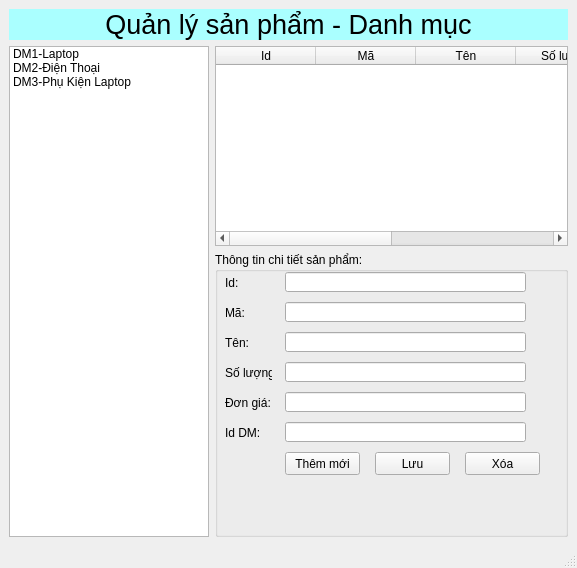
<?xml version="1.0" encoding="UTF-8"?>
<ui version="4.0">
 <class>MainWindow</class>
 <widget class="QMainWindow" name="MainWindow">
  <property name="geometry">
   <rect>
    <x>0</x>
    <y>0</y>
    <width>577</width>
    <height>568</height>
   </rect>
  </property>
  <property name="windowTitle">
   <string>MainWindow</string>
  </property>
  <widget class="QWidget" name="centralwidget">
   <layout class="QVBoxLayout" name="verticalLayout_2">
    <item>
     <layout class="QVBoxLayout" name="verticalLayout">
      <item>
       <widget class="QLabel" name="label">
        <property name="maximumSize">
         <size>
          <width>16777215</width>
          <height>50</height>
         </size>
        </property>
        <property name="font">
         <font>
          <pointsize>20</pointsize>
         </font>
        </property>
        <property name="styleSheet">
         <string notr="true">background-color: rgb(170, 255, 255);</string>
        </property>
        <property name="text">
         <string>Quản lý sản phẩm - Danh mục</string>
        </property>
        <property name="alignment">
         <set>Qt::AlignCenter</set>
        </property>
       </widget>
      </item>
      <item>
       <layout class="QVBoxLayout" name="verticalLayout_5">
        <item>
         <layout class="QHBoxLayout" name="horizontalLayout">
          <item>
           <widget class="QListWidget" name="listWidgetDanhMuc">
            <property name="maximumSize">
             <size>
              <width>200</width>
              <height>16777215</height>
             </size>
            </property>
            <item>
             <property name="text">
              <string>DM1-Laptop</string>
             </property>
            </item>
            <item>
             <property name="text">
              <string>DM2-Điện Thoại</string>
             </property>
             <property name="foreground">
              <brush brushstyle="NoBrush">
               <color alpha="255">
                <red>255</red>
                <green>0</green>
                <blue>0</blue>
               </color>
              </brush>
             </property>
            </item>
            <item>
             <property name="text">
              <string>DM3-Phụ Kiện Laptop</string>
             </property>
            </item>
           </widget>
          </item>
          <item>
           <layout class="QVBoxLayout" name="verticalLayout_6">
            <item>
             <widget class="QTableWidget" name="tableWidgetSanPham">
              <property name="maximumSize">
               <size>
                <width>16777215</width>
                <height>200</height>
               </size>
              </property>
              <column>
               <property name="text">
                <string>Id</string>
               </property>
              </column>
              <column>
               <property name="text">
                <string>Mã</string>
               </property>
              </column>
              <column>
               <property name="text">
                <string>Tên</string>
               </property>
              </column>
              <column>
               <property name="text">
                <string>Số lượng</string>
               </property>
              </column>
              <column>
               <property name="text">
                <string>New Column</string>
               </property>
              </column>
              <column>
               <property name="text">
                <string>Id DM</string>
               </property>
              </column>
             </widget>
            </item>
            <item>
             <layout class="QVBoxLayout" name="verticalLayout_7">
              <item>
               <widget class="QGroupBox" name="groupBox">
                <property name="title">
                 <string>Thông tin chi tiết sản phẩm:</string>
                </property>
                <widget class="QLabel" name="label_2">
                 <property name="geometry">
                  <rect>
                   <x>10</x>
                   <y>20</y>
                   <width>47</width>
                   <height>21</height>
                  </rect>
                 </property>
                 <property name="text">
                  <string>Id:</string>
                 </property>
                </widget>
                <widget class="QLineEdit" name="lineEditId">
                 <property name="geometry">
                  <rect>
                   <x>70</x>
                   <y>20</y>
                   <width>241</width>
                   <height>20</height>
                  </rect>
                 </property>
                </widget>
                <widget class="QLineEdit" name="lineEditMa">
                 <property name="geometry">
                  <rect>
                   <x>70</x>
                   <y>50</y>
                   <width>241</width>
                   <height>20</height>
                  </rect>
                 </property>
                </widget>
                <widget class="QLabel" name="label_3">
                 <property name="geometry">
                  <rect>
                   <x>10</x>
                   <y>50</y>
                   <width>47</width>
                   <height>21</height>
                  </rect>
                 </property>
                 <property name="text">
                  <string>Mã:</string>
                 </property>
                </widget>
                <widget class="QLineEdit" name="lineEditSoLuong">
                 <property name="geometry">
                  <rect>
                   <x>70</x>
                   <y>110</y>
                   <width>241</width>
                   <height>20</height>
                  </rect>
                 </property>
                </widget>
                <widget class="QLabel" name="label_4">
                 <property name="geometry">
                  <rect>
                   <x>10</x>
                   <y>110</y>
                   <width>47</width>
                   <height>21</height>
                  </rect>
                 </property>
                 <property name="text">
                  <string>Số lượng:</string>
                 </property>
                </widget>
                <widget class="QLineEdit" name="lineEditDonGia">
                 <property name="geometry">
                  <rect>
                   <x>70</x>
                   <y>140</y>
                   <width>241</width>
                   <height>20</height>
                  </rect>
                 </property>
                </widget>
                <widget class="QLabel" name="label_5">
                 <property name="geometry">
                  <rect>
                   <x>10</x>
                   <y>140</y>
                   <width>47</width>
                   <height>21</height>
                  </rect>
                 </property>
                 <property name="text">
                  <string>Đơn giá:</string>
                 </property>
                </widget>
                <widget class="QLineEdit" name="lineEditIdDM">
                 <property name="geometry">
                  <rect>
                   <x>70</x>
                   <y>170</y>
                   <width>241</width>
                   <height>20</height>
                  </rect>
                 </property>
                </widget>
                <widget class="QLabel" name="label_6">
                 <property name="geometry">
                  <rect>
                   <x>10</x>
                   <y>170</y>
                   <width>47</width>
                   <height>21</height>
                  </rect>
                 </property>
                 <property name="text">
                  <string>Id DM:</string>
                 </property>
                </widget>
                <widget class="QPushButton" name="pushButtonThemMoi">
                 <property name="geometry">
                  <rect>
                   <x>70</x>
                   <y>200</y>
                   <width>75</width>
                   <height>23</height>
                  </rect>
                 </property>
                 <property name="text">
                  <string>Thêm mới</string>
                 </property>
                </widget>
                <widget class="QPushButton" name="pushButtonLuu">
                 <property name="geometry">
                  <rect>
                   <x>160</x>
                   <y>200</y>
                   <width>75</width>
                   <height>23</height>
                  </rect>
                 </property>
                 <property name="text">
                  <string>Lưu</string>
                 </property>
                </widget>
                <widget class="QPushButton" name="pushButtonXoa">
                 <property name="geometry">
                  <rect>
                   <x>250</x>
                   <y>200</y>
                   <width>75</width>
                   <height>23</height>
                  </rect>
                 </property>
                 <property name="text">
                  <string>Xóa</string>
                 </property>
                </widget>
                <widget class="QLineEdit" name="lineEditTen">
                 <property name="geometry">
                  <rect>
                   <x>70</x>
                   <y>80</y>
                   <width>241</width>
                   <height>20</height>
                  </rect>
                 </property>
                </widget>
                <widget class="QLabel" name="label_7">
                 <property name="geometry">
                  <rect>
                   <x>10</x>
                   <y>80</y>
                   <width>47</width>
                   <height>21</height>
                  </rect>
                 </property>
                 <property name="text">
                  <string>Tên:</string>
                 </property>
                </widget>
               </widget>
              </item>
             </layout>
            </item>
           </layout>
          </item>
         </layout>
        </item>
       </layout>
      </item>
     </layout>
    </item>
   </layout>
  </widget>
  <widget class="QMenuBar" name="menubar">
   <property name="geometry">
    <rect>
     <x>0</x>
     <y>0</y>
     <width>577</width>
     <height>26</height>
    </rect>
   </property>
  </widget>
  <widget class="QStatusBar" name="statusbar"/>
 </widget>
 <tabstops>
  <tabstop>listWidgetDanhMuc</tabstop>
  <tabstop>tableWidgetSanPham</tabstop>
  <tabstop>lineEditId</tabstop>
  <tabstop>lineEditMa</tabstop>
  <tabstop>lineEditTen</tabstop>
  <tabstop>lineEditSoLuong</tabstop>
  <tabstop>lineEditDonGia</tabstop>
  <tabstop>lineEditIdDM</tabstop>
  <tabstop>pushButtonThemMoi</tabstop>
  <tabstop>pushButtonLuu</tabstop>
  <tabstop>pushButtonXoa</tabstop>
 </tabstops>
 <resources/>
 <connections/>
</ui>
